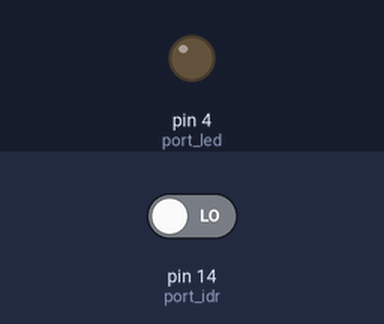
The sketch below on a simulated Arduino Uno, built with avr-gcc and run on an emulated ATmega328P. Parts: output pins drawn as LEDs (lit = HIGH). The inputs (shaded band) are chosen by the test bench; at power-on: pin 14 (port_idr) LOW. What the sketch prints to the serial monitor is not drawn.

Above: at 1.2 s.
1.3 s: pin 14 (port_idr) driven HIGH
At 2.4 s:
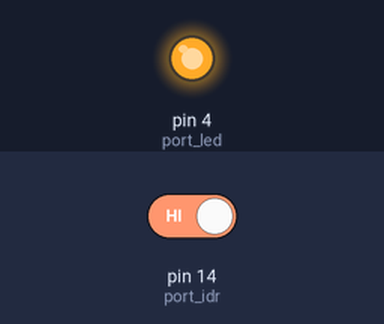
2.8 s: pin 14 (port_idr) driven LOW
At 3.6 s:
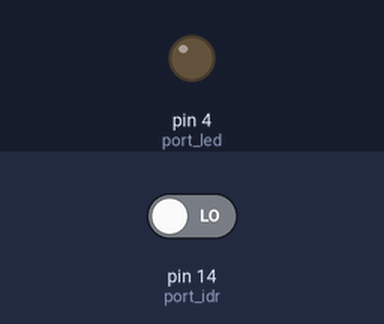
Timing chart, 0 to 5.8 s (numbered marks = the images above; inputs shaded):
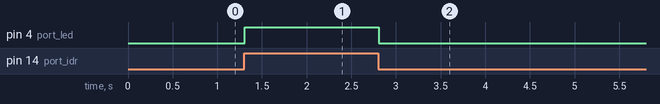

The sketch:

lab3.all.ino
```cpp
const int port_led = 4;
const int port_idr = 14;
void setup() {
  // put your setup code here, to run once:
  Serial.begin(9600);
  pinMode(port_led, OUTPUT);

}

void loop() {
  // put your main code here, to run repeatedly:
  digitalWrite(port_led, LOW);
  int sensor_value = digitalRead(port_idr);
  Serial.println(sensor_value);
  if(sensor_value==1){
    digitalWrite(port_led, HIGH);
    delay(300);
  }
}
```

Measured:
- after the input at 1.3 s, pin 4 (port_led): LOW → HIGH at once
- after the input at 2.8 s, pin 4 (port_led): HIGH → LOW at once
